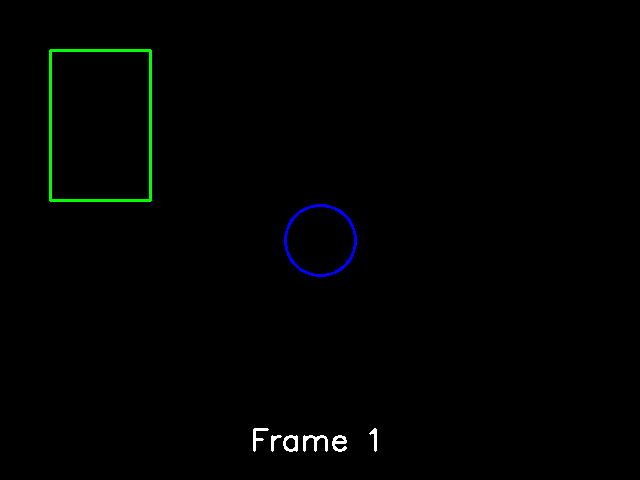
#> input picture dataset/nvidia_01.png, 640 x 480 px; its folder holds 4 pictures in this run
$ python main.py
#> lines starting #> are read from the running program, lines starting #| are printed output that depends on the picture
### camera.py
import cv2
import glob

class Camera:
    def __init__(self, dataset_path):
        self.images = sorted(glob.glob(dataset_path + "/*.png"))
        self.index = 0

    def get_frame(self):
        if self.index >= len(self.images):
            return None
        frame = cv2.imread(self.images[self.index])
        self.index += 1
        return frame

### visual_odometry.py
import cv2
import numpy as np

class VisualOdometry:

    def __init__(self):
        self.orb = cv2.ORB_create(2000)
        self.bf = cv2.BFMatcher(cv2.NORM_HAMMING, crossCheck=True)

    def process(self, img1, img2):

        gray1 = cv2.cvtColor(img1, cv2.COLOR_BGR2GRAY)
        gray2 = cv2.cvtColor(img2, cv2.COLOR_BGR2GRAY)

        kp1, des1 = self.orb.detectAndCompute(gray1, None)
        kp2, des2 = self.orb.detectAndCompute(gray2, None)

        if des1 is None or des2 is None:
            return None, None, [], []

        matches = self.bf.match(des1, des2)
        matches = sorted(matches, key=lambda x: x.distance)

        pts1 = np.float32([kp1[m.queryIdx].pt for m in matches])
        pts2 = np.float32([kp2[m.trainIdx].pt for m in matches])

        if len(pts1) < 8:
            return None, None, pts1, pts2

        E, mask = cv2.findEssentialMat(
            pts1, pts2,
            focal=718.8560,
            pp=(607.1928,185.2157),
            method=cv2.RANSAC,
            prob=0.999,
            threshold=1.0
        )

        if E is None:
            return None, None, pts1, pts2

        _, R, t, mask = cv2.recoverPose(E, pts1, pts2)

        return R, t, pts1, pts2

### point_cloud.py
import numpy as np
import plotly.graph_objects as go

class PointCloudBuilder:

    def __init__(self):
        self.points = []

    def add_points(self, pts):

        for p in pts:
            x = p[0]
            y = p[1]
            z = np.random.uniform(1,5)

            self.points.append([x,y,z])

    def show(self):

        if len(self.points) == 0:
            print("No points to display")
            return

        pts = np.array(self.points)

        fig = go.Figure(data=[go.Scatter3d(
            x=pts[:,0],
            y=pts[:,1],
            z=pts[:,2],
            mode='markers',
            marker=dict(
                size=3,
                color=pts[:,2],
                colorscale='Viridis',
                opacity=0.8
            )
        )])

        fig.update_layout(
            title="3D SLAM Point Cloud Map",
            scene=dict(
                xaxis_title='X',
                yaxis_title='Y',
                zaxis_title='Z'
            )
        )

        fig.show()

### utils.py
import cv2

def show_frames(img1, img2):
    combined = cv2.hconcat([img1, img2])
    cv2.imshow("SLAM Frames", combined)
    cv2.waitKey(1)

### main.py
from camera import Camera
from visual_odometry import VisualOdometry
from point_cloud import PointCloudBuilder
from utils import show_frames
import cv2

camera = Camera("dataset")
vo = VisualOdometry()
pc = PointCloudBuilder()

prev_frame = camera.get_frame()
#> in get_frame, frame is the input picture: shape (480, 640, 3); mean B, G, R 1.2, 1.9, 0.6

while True:

    frame = camera.get_frame()
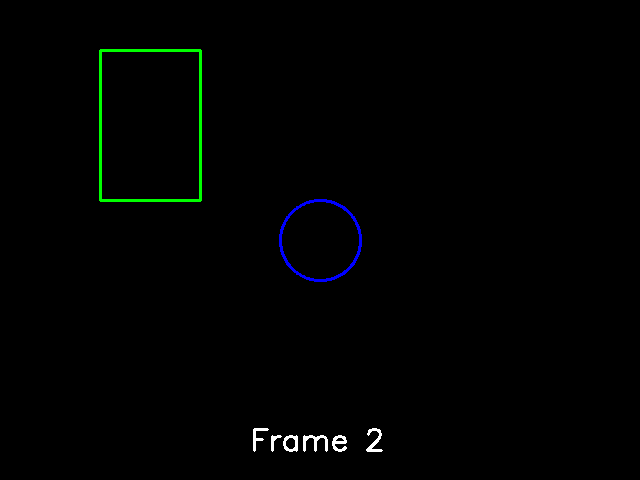
#> input picture dataset/nvidia_02.png, 640 x 480 px
#> in get_frame, frame is the input picture: shape (480, 640, 3); mean B, G, R 1.3, 1.9, 0.7

    if frame is None:
        break

    R, t, pts1, pts2 = vo.process(prev_frame, frame)
#> in process, `kp1, des1 = self.orb.detectAndCompute(gray1, None)`: kp1 = 66 keypoints; strongest (x, y, size): (257, 432, 37.2), (257, 442, 37.2), (257, 436, 37.2), (322, 439, 37.2)
#> in process, `kp2, des2 = self.orb.detectAndCompute(gray2, None)`: kp2 = 86 keypoints; strongest (x, y, size): (257, 432, 37.2), (257, 442, 37.2), (257, 436, 37.2), (322, 439, 37.2)
#> in process, `matches = self.bf.match(des1, des2)`: matches = 50 matches
#> in process, `pts1 = np.float32([kp1[m.queryIdx].pt for m in matches])`: pts1 = 50 pairs, first value 52.8 to 374.4, second value 50.4 to 443
#> in process, `pts2 = np.float32([kp2[m.trainIdx].pt for m in matches])`: pts2 = 50 pairs, first value 99.36 to 378.7, second value 50.4 to 443
#> in process, `E, mask = cv2.findEssentialMat( pts1, pts2, focal=718.8560, pp=(607.19..`: E = [[-5.42e-13, -0.264, -0.0486], [0.264, -4.14e-12, -0.654], [0.0486, 0.654, 4.7e-12]]; mask = 50 values, max 1 at index 0, min 0 at index 37, mean 0.8
#> in process, `_, R, t, mask = cv2.recoverPose(E, pts1, pts2)`: R = [[1, -1.54e-11, -4.68e-11], [1.54e-11, 1, 4.89e-12], [4.68e-11, -4.89e-12, 1]]; t = [-0.925, 0.0688, -0.373]; mask = 50 values, max 255 at index 36, min 0 at index 0, mean 40.8
#> t = [-0.925, 0.0688, -0.373]

    pc.add_points(pts2)
#> the loop in add_points, `for p in pts:` made 50 passes
#> (x, y, z) on passes 1 to 12: (275, 435, 3.2), (307, 435, 3.86), (285, 437, 3.41), (334, 437, 3.18), (327, 439, 2.69), (283, 443, 3.58), (332, 443, 2.75), (256.8, 432, 4.57), (274.8, 434.4, 4.85), (307.2, 434.4, 2.53), (256.8, 435.6, 4.17), (315.6, 435.6, 3.12)
#> after the loop in add_points, `for p in pts:`: self.points = 50 items, first 6: [275, 435, 3.2], [307, 435, 3.86], [285, 437, 3.41], [334, 437, 3.18], [327, 439, 2.69], [283, 443, 3.58]

    show_frames(prev_frame, frame)
#> in show_frames, `combined = cv2.hconcat([img1, img2])`:
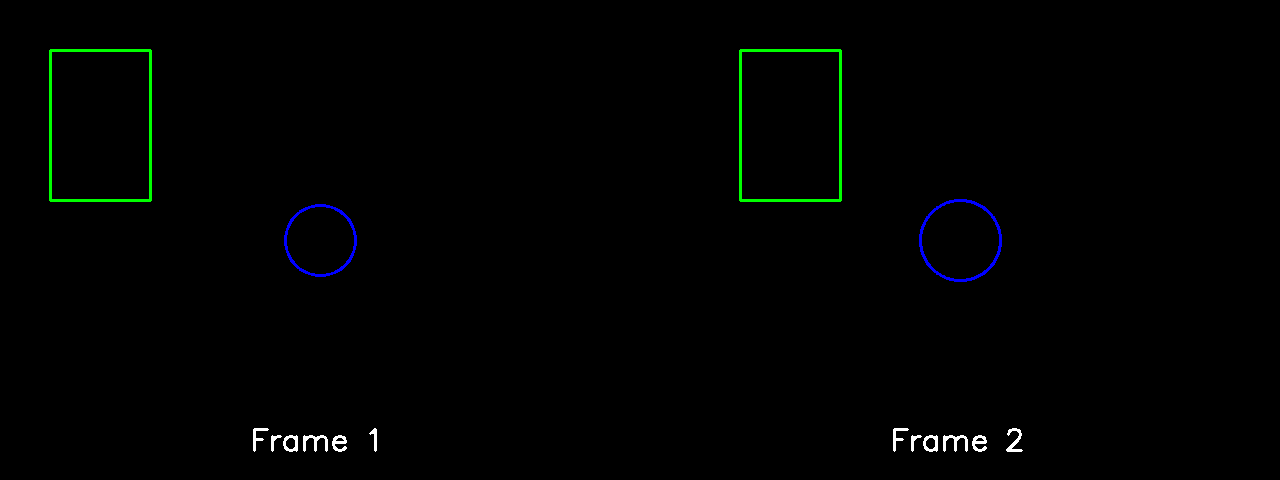
#> combined: shape (480, 1280, 3); mean B, G, R 1.3, 1.9, 0.7

    prev_frame = frame
#> pass 2 of the loop `while True:`:
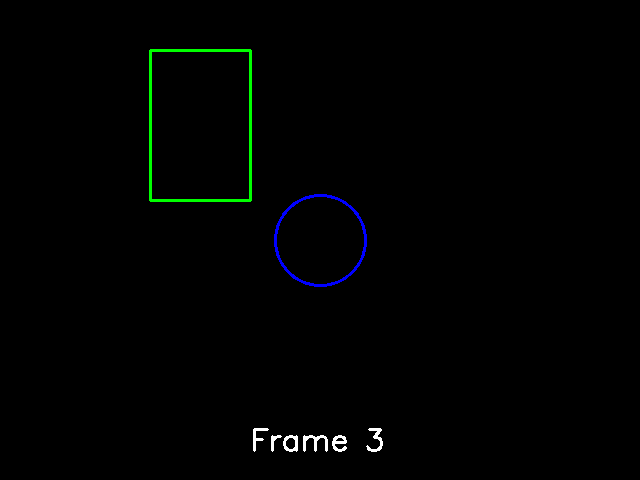
#> input picture dataset/nvidia_03.png, 640 x 480 px
#> in get_frame, frame is the input picture: shape (480, 640, 3); mean B, G, R 1.4, 1.9, 0.7
#> kp1 has the same summary as kp2
#> kp2 = 93 keypoints; strongest (x, y, size): (257, 432, 37.2), (257, 442, 37.2), (257, 436, 37.2), (322, 439, 37.2)
#> matches = 55 matches
#> `R, t, pts1, pts2 = vo.process(prev_frame, frame)`: R = [[1, -5.78e-15, -3.03e-15], [7.84e-15, 1, -2.61e-15], [3.33e-15, 2.55e-15, 1]]; t = [1, 2.27e-14, 1.06e-13]; pts1 = 55 pairs, first value 98.54 to 380.2, second value 50.4 to 443; pts2 = 55 pairs, first value 149.3 to 380.2, second value 48.96 to 443
#> the loop in add_points (call 2), `for p in pts:` made 55 passes
#> (x, y, z) on passes 1 to 8: (275, 435, 3.28), (307, 435, 2.75), (285, 437, 4.95), (334, 437, 1.41), (327, 439, 1.84), (283, 443, 1.65), (332, 443, 3.61), (256.8, 432, 2.01)
#> in show_frames (call 2), `combined = cv2.hconcat([img1, img2])`:
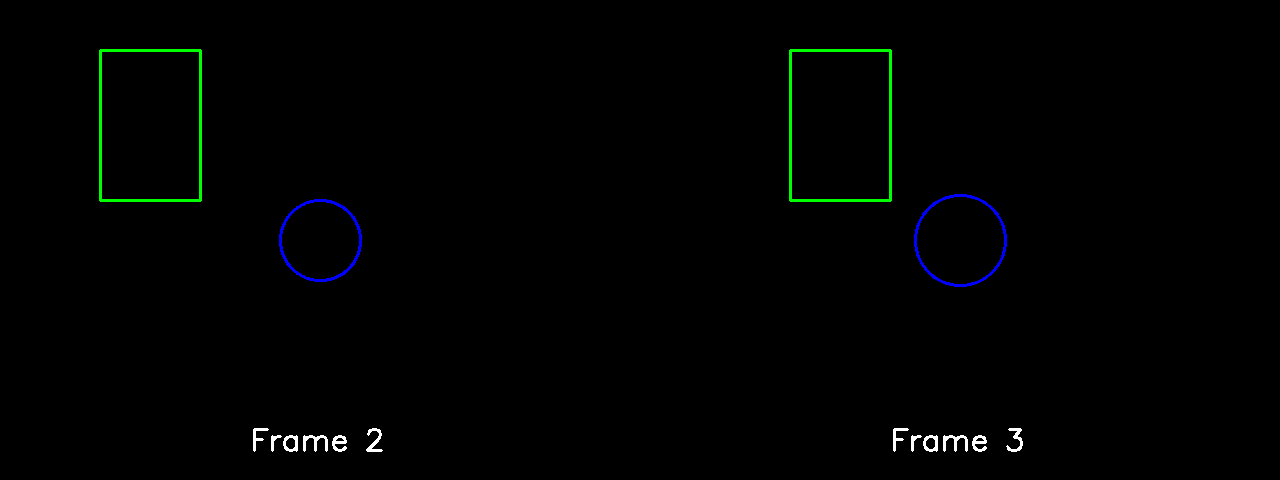
#> combined: shape (480, 1280, 3); mean B, G, R 1.4, 1.9, 0.7
#> pass 3 of the loop `while True:`:
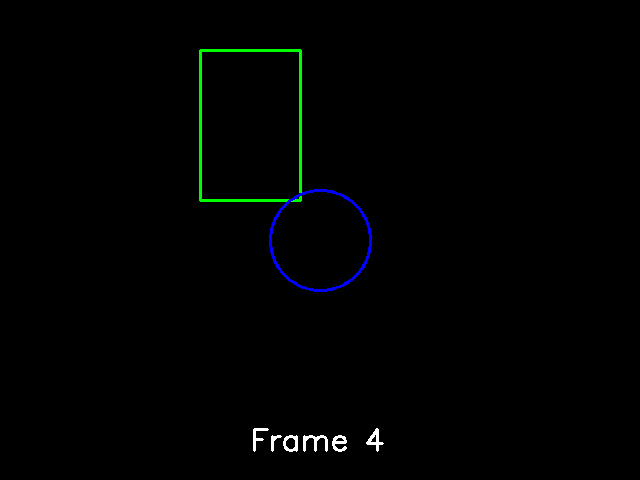
#> input picture dataset/nvidia_04.png, 640 x 480 px
#> in get_frame, frame is the input picture: shape (480, 640, 3); mean B, G, R 1.5, 1.9, 0.7
#> kp1 has the same summary as kp2
#> matches = 47 matches
#> `R, t, pts1, pts2 = vo.process(prev_frame, frame)`: R = [[1, -5.58e-17, -1.01e-16], [5.05e-17, 1, -1.99e-16], [1.04e-16, -9.58e-17, 1]]; t = [1, -0.000352, -0.0166]; pts1 = 47 pairs, first value 149.3 to 375, second value 53.28 to 448; pts2 = 47 pairs, first value 199.1 to 379.2, second value 53.28 to 443
#> in show_frames (call 3), `combined = cv2.hconcat([img1, img2])`:
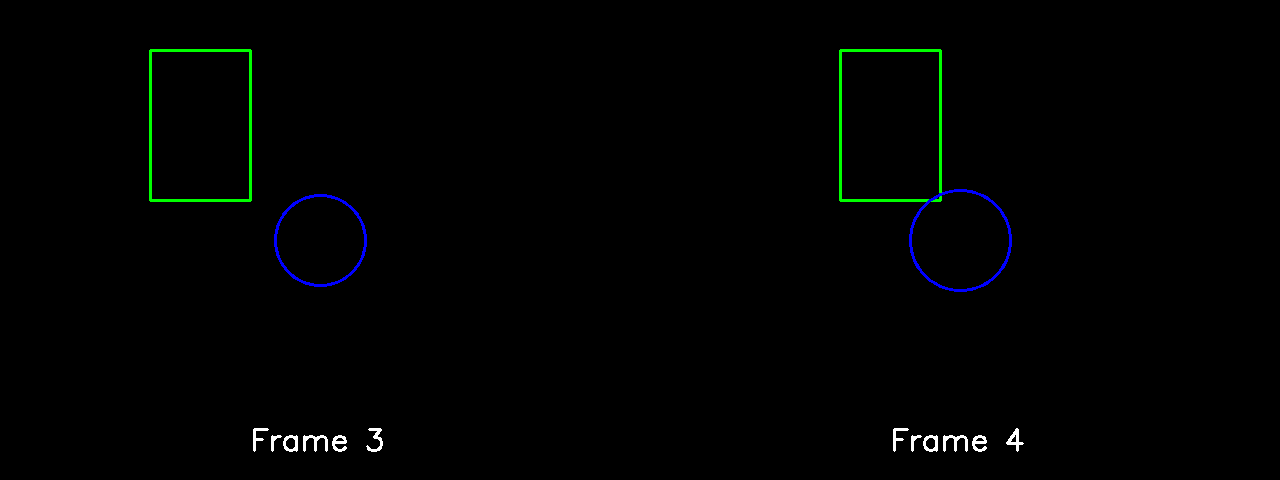
#> combined: shape (480, 1280, 3); mean B, G, R 1.4, 1.9, 0.7
#> the loop made 4 passes; the first 3 are shown

pc.show()
#> in show, `pts = np.array(self.points)`: pts = 152 rows, first 8: [275, 435, 3.2], [307, 435, 3.86], [285, 437, 3.41], [334, 437, 3.18], [327, 439, 2.69], [283, 443, 3.58], [332, 443, 2.75], [256.8, 432, 4.57]

cv2.destroyAllWindows()
